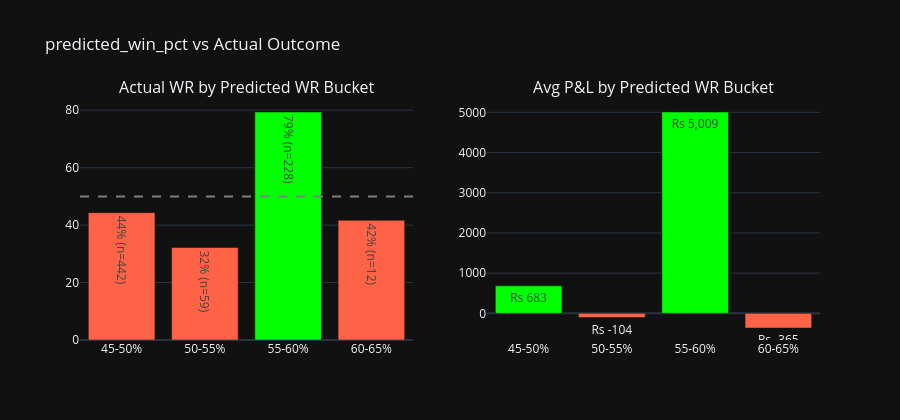

This figure's notebook cell:
### Markdown cell above
## 6. Predicted Win% vs Actual Win Rate

### Code cell
df['pred_bucket'] = pd.cut(df['predicted_win_pct'], bins=[0,45,50,55,60,65,100],
    labels=['<45%','45-50%','50-55%','55-60%','60-65%','>65%'])
bucket_stats = df.groupby('pred_bucket', observed=True).agg(
    count=('result','count'),
    actual_wr=('result', lambda x: (x!='LOSS').mean()*100),
    avg_pnl=('pnl_rs','mean')
).reset_index()
fig = make_subplots(rows=1, cols=2,
    subplot_titles=['Actual WR by Predicted WR Bucket','Avg P&L by Predicted WR Bucket'])
fig.add_trace(go.Bar(x=bucket_stats['pred_bucket'].astype(str), y=bucket_stats['actual_wr'],
    marker_color=['lime' if v>=50 else 'tomato' for v in bucket_stats['actual_wr']],
    text=[f'{v:.0f}% (n={n})' for v,n in zip(bucket_stats['actual_wr'],bucket_stats['count'])],
    textposition='auto'), row=1, col=1)
fig.add_trace(go.Bar(x=bucket_stats['pred_bucket'].astype(str), y=bucket_stats['avg_pnl'],
    marker_color=['lime' if v>=0 else 'tomato' for v in bucket_stats['avg_pnl']],
    text=[f'Rs {v:,.0f}' for v in bucket_stats['avg_pnl']], textposition='auto'), row=1, col=2)
fig.add_hline(y=50, row=1, col=1, line_dash='dash', line_color='gray')
fig.update_layout(template='plotly_dark', height=420, showlegend=False,
    title='predicted_win_pct vs Actual Outcome')
fig.show()

### Figure 1 — Plotly figure (JSON) as saved in the notebook; plotly's stock layout.template omitted (floating-point values rounded to 4 significant figures)
{"data": [{"marker": {"color": ["tomato", "tomato", "lime", "tomato"]}, "text": ["44% (n=442)", "32% (n=59)", "79% (n=228)", "42% (n=12)"], "textposition": "auto", "type": "bar", "x": ["45-50%", "50-55%", "55-60%", "60-65%"], "xaxis": "x", "y": [44.34, 32.2, 79.39, 41.67], "yaxis": "y"}, {"marker": {"color": ["lime", "tomato", "lime", "tomato"]}, "text": ["Rs 683", "Rs -104", "Rs 5,009", "Rs -365"], "textposition": "auto", "type": "bar", "x": ["45-50%", "50-55%", "55-60%", "60-65%"], "xaxis": "x2", "y": [683.3, -103.9, 5009.0, -364.8], "yaxis": "y2"}], "layout": {"annotations": [{"font": {"size": 16}, "showarrow": false, "text": "Actual WR by Predicted WR Bucket", "x": 0.225, "xanchor": "center", "xref": "paper", "y": 1, "yanchor": "bottom", "yref": "paper"}, {"font": {"size": 16}, "showarrow": false, "text": "Avg P&L by Predicted WR Bucket", "x": 0.775, "xanchor": "center", "xref": "paper", "y": 1, "yanchor": "bottom", "yref": "paper"}], "height": 420, "shapes": [{"line": {"color": "gray", "dash": "dash"}, "type": "line", "x0": 0, "x1": 1, "xref": "x domain", "y0": 50, "y1": 50, "yref": "y"}], "showlegend": false, "title": {"text": "predicted_win_pct vs Actual Outcome"}, "xaxis": {"anchor": "y", "domain": [0, 0.45]}, "xaxis2": {"anchor": "y2", "domain": [0.55, 1]}, "yaxis": {"anchor": "x", "domain": [0, 1]}, "yaxis2": {"anchor": "x2", "domain": [0, 1]}}}
